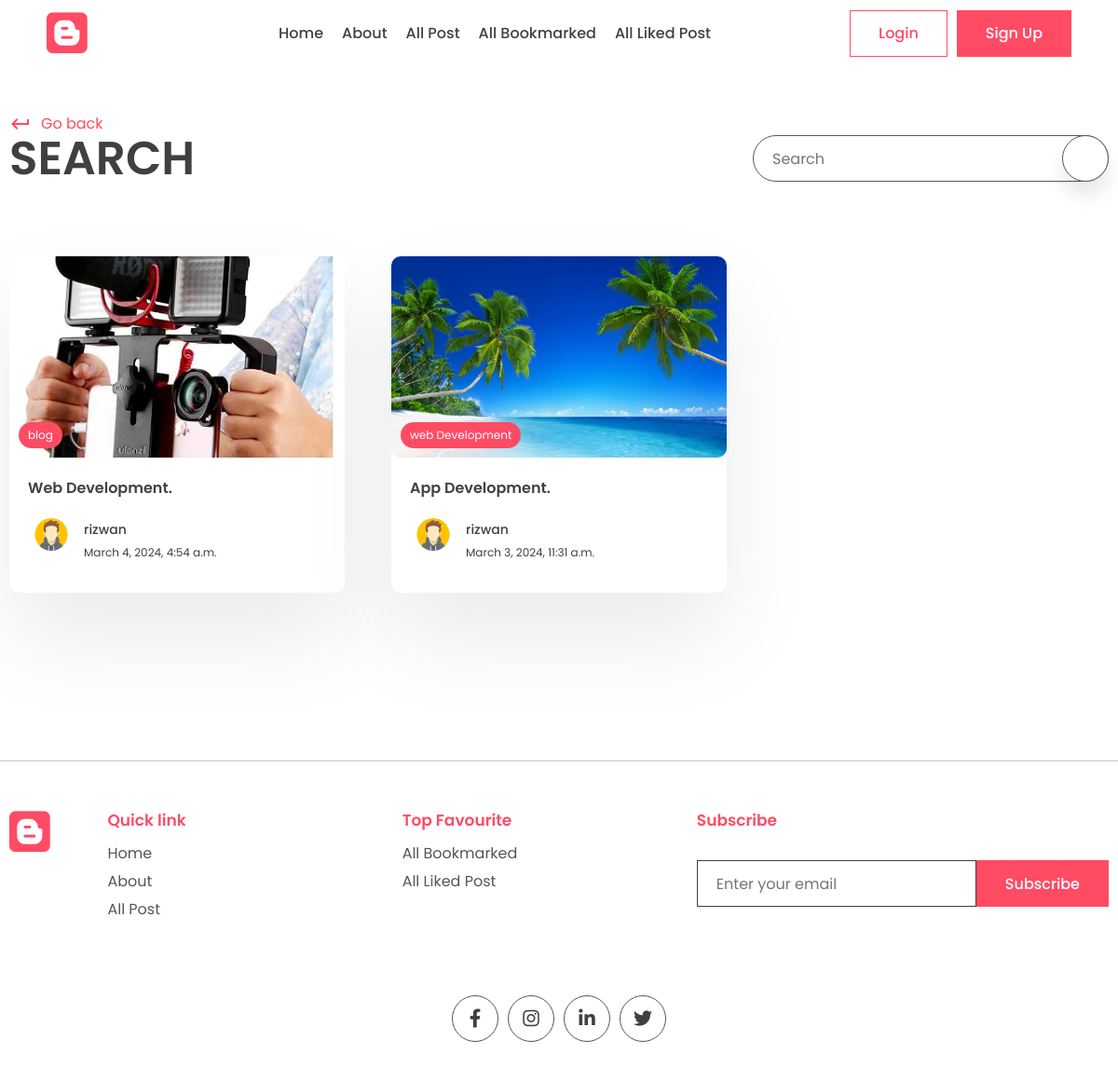
The app's page /search/ with its own data.
### app/models.py (models this page shows, shortened)
class Post(models.Model):
    title = models.CharField(max_length=200)
    content = models.TextField()
    last_updated = models.DateTimeField(auto_now=True)
    slug = models.SlugField(max_length=200, unique=True)
    image = models.ImageField(null=True, blank=True, upload_to="images/")
    tags = models.ManyToManyField(Tag, blank=True, related_name='post')
    view_count = models.IntegerField(null=True, blank=True)
    is_featured = models.BooleanField()
    author = models.ForeignKey(User, on_delete=models.CASCADE, null=True, blank=True)
    bookmarks = models.ManyToManyField(User, related_name="bookmarks", default="None", blank=True)
    likes = models.ManyToManyField(User,related_name="post_likes", default="None",blank=True)

class Tag(models.Model):
    name = models.CharField(max_length=100)
    description = models.CharField(max_length=100)
    slug = models.SlugField(max_length=200, unique=True)

class Profile(models.Model):
    user = models.OneToOneField(User, on_delete=models.CASCADE)
    profile_image = models.ImageField(null=True, blank=True, upload_to="images/")
    slug = models.SlugField(max_length=200, unique=True)
    bio = models.CharField(max_length=200)

### app/views.py (the view)
# urls.py: path('search/', views.search_posts, name="search"),
def search_posts(request):
    search_query = ''
    if request.GET.get('q'):
        search_query = request.GET.get('q')
    posts = Post.objects.filter(title__icontains=search_query)
    context ={'posts':posts}
    return render(request, 'app/search.html',context)

### app/templates/app/search.html (shortened to what this page needs)
{% extends "base.html" %}
{% block content %}
      <div class="container">
        <div class="page-top">
          <div class="top flex">
            <div class="page-name">
              <a href="#" class="learn">
                <span class="material-icons"> keyboard_return </span> Go back
              </a>
              <h1>Search</h1>
            </div>
            <form class="search-bar s-active" method="GET">
              <input type="text" placeholder="Search" name="q"/>
              <button type="submit" class="animated-search">
              </button>
            </form>
          </div>
        </div>
      </div>
    </main>
    <section class="sp">
      <div class="container">
        <div class="grid">
            {% for post in posts %}
          <a href="{% url "post_page" post.slug %}">
            <div class="card">
              <div class="post-img">
                <img src="{{ post.image.url }}" alt="" />
                <div class="tag">{{post.tags.all.0.name}}</div>
              </div>
              <div class="card-content">
                <h3>
                  {{ post.title }}.
                </h3>
                <div class="author">
                  <div class="profile-pic">
                    <img src="{{ post.author.profile.profile_image.url }}" alt="" />
                  </div>
                  <div class="details">
                    <p>{{post.author.first_name}}</p>
                    <small>{{post.last_updated}}</small>
                  </div>
                </div>
              </div>
            </div>
          </a>
          {%empty%}
          <br><p>Nothing to show here</p>
          {% endfor %}
        </div>
      </div>
    </section>
    {%endblock content%}

### app/static/app/style.css (style rules this page uses)
* { margin: 0; padding: 0; box-sizing: border-box; text-decoration: none; border: none; outline: none; list-style: none; font-family: "Poppins", sans-serif; color: var(--black); }
:root { --red: #ff4b64; --black: #404040; --des: #555555; --shadow: #ffffff1a 0px 1px 1px 0px inset, #32325d40 0px 50px 100px -20px, #0000004d 0px 30px 60px -30px; --shadow2: rgba(17, 12, 46, 0.084) 0px 48px 100px 0px; }
html { font-size: 62.5%; }
[class*="grid"] { display: grid; }
img { width: 100%; }
.container { max-width: 1220px; margin: auto; padding: 0 10px; }
p, a { font-size: 1.6rem; color: var(--des); }
input, textarea { font-size: 1.6rem; color: var(--black); }
.search-bar, .animated-search { width: 5rem; aspect-ratio: 1/1; border: 1px solid var(--des); border-radius: 50%; display: flex; align-items: center; justify-content: center; background: white; box-shadow: 0 15px 20px #00000018; cursor: pointer; margin-top: 10rem; z-index: 2; }
.search-bar input { display: none; }
.search-bar { box-shadow: unset; border: none; }
.search-bar .animated-search { margin-top: 0; }
.s-active { width: fit-content; border-radius: 5rem; height: 5rem; aspect-ratio: unset; position: relative; padding: 0 6rem; padding-left: 2rem; border: 1px solid var(--des); }
.s-active input { width: 30rem; font-style: 1.6rem; height: calc(100% - 2px); display: block; }
.s-active .animated-search { position: absolute !important; top: 50%; transform: translateY(-50%); right: -1px; }
.sp { padding: 8rem 0; }
.post-img { height: 40rem; width: 100%; overflow: hidden; border-radius: 1rem; }
.post-img img { height: 100%; object-fit: cover; object-position: center; }
.learn { display: flex; align-items: center; gap: 1rem; color: var(--red); margin-top: 2rem; }
.learn span { color: #ff4b64; }
.card { background: white; box-shadow: var(--shadow2); border-radius: 1rem; cursor: pointer; transition: 0.3s; }
.post-img { position: relative; }
.tag { position: absolute; bottom: 1rem; left: 1rem; background: var(--red); color: white; border-radius: 5rem; padding: 0.5rem 1rem; font-size: 1.2rem; }
.card-content { padding: 2rem; padding-bottom: 3rem; }
.card h3 { font-size: 1.6rem; font-weight: 600; }
.card .post-img { width: 100%; height: unset; aspect-ratio: 1/0.6; }
.author { display: flex; align-items: center; gap: 1rem; margin-top: 2rem; }
.profile-pic { width: 5rem; aspect-ratio: 1/1; border-radius: 50%; overflow: hidden; }
.author p { color: var(--black); font-weight: 500; font-size: 1.4rem; }
.author small { color: var(--black); font-size: 1.2rem; }
.page-name h1 { font-size: 5rem; text-transform: uppercase; font-weight: 600; line-height: 5rem; }
.flex { display: flex; align-items: flex-end; justify-content: space-between; }
.flex .search-bar { margin-top: 0; }
.grid { grid-template-columns: repeat(3, 1fr); gap: 5rem; }

### records on screen
Post: image (picture), tags.all.0.name "blog", title "Web Development", author.profile.profile_image (picture), author.first_name "rizwan", last_updated "March 4, 2024, 4:54 a.m."
Post: image (picture), tags.all.0.name "web Development", title "App Development", author.profile.profile_image (picture), author.first_name "rizwan", last_updated "March 3, 2024, 11:31 a.m."
